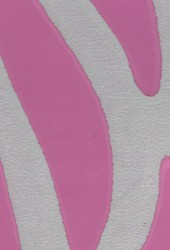
#> input picture leatherImgs/2011_3_16_17_19_54_9875.jpg, 170 x 250 px; its folder holds 4 pictures in this run; the run also reads 1 picture not shown here
$ python gaborSearch.py   (older library calls are emulated)
#> lines starting #> are read from the running program, lines starting #| are printed output that depends on the picture
### tools/imtools.py
import os
from PIL import Image
from pylab import *
from numpy import *


def get_imlist(path):
    # return [os.path.join(path,f) for f in os.listdir(path) if f.endswith('.jpg')]
    return [os.path.join(path,f) for f in os.listdir(path)]


# [77 lines left out: functions compute_average, convert_to_grayscale, imresize, histeq, plot_2D_boundary, not called in this run]

### gaborSearch.py
# -*- coding: utf-8 -*-

from __future__ import print_function

import matplotlib
import matplotlib.pyplot as plt
import numpy as np
from scipy import ndimage as nd

from skimage import data
from skimage.util import img_as_float
from skimage.filters import gabor_kernel

from tools.imtools import get_imlist
from skimage import io

# import PIL and pylab for plotting
from PIL import Image
from pylab import *


def compute_feats(image, kernels):
    feats = np.zeros((len(kernels), 2), dtype=np.double)
    for k, kernel in enumerate(kernels):
        filtered = nd.convolve(image, kernel, mode='wrap')
        feats[k, 0] = filtered.mean()
        feats[k, 1] = filtered.var()
    return feats


# [9 lines of commented-out code are left out]

def rank(feats, ref_feats):
	dis = []
	for i in range(ref_feats.shape[0]):
		error = np.sum((feats - ref_feats[i, :])**2)
		dis = dis+[error]
		rankResult = sorted(range(len(dis)), key=lambda k: dis[k])
	return rankResult


# prepare filter bank kernels
kernels = []
for theta in range(4):
    theta = theta / 4. * np.pi
    for sigma in (1, 3):
        for frequency in (0.05, 0.25):
            kernel = np.real(gabor_kernel(frequency, theta=theta,
                                          sigma_x=sigma, sigma_y=sigma))
            kernels.append(kernel)


imlist = get_imlist('./leatherImgs/')

shrink = (slice(0, None, 3), slice(0, None, 3))
# [5 lines of commented-out code are left out]
images = ()
for index,imName in enumerate(imlist):
    img = img_as_float(io.imread(imName, as_grey=True))[shrink]
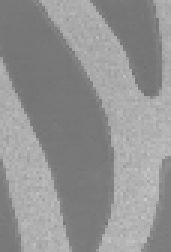
#> img: shape (84, 57) float64 (shown 3 times larger); min 0.446, max 0.796, mean 0.577
    images = images+(img,)
#> pass 2 of the loop `for index,imName in enumerate(imlist):`:
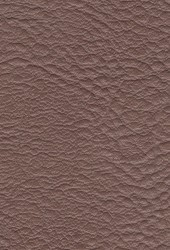
#> input picture leatherImgs/2011_3_16_17_24_2_8715.jpg, 170 x 250 px
#> `img = img_as_float(io.imread(imName, as_grey=True))[shrink]`:
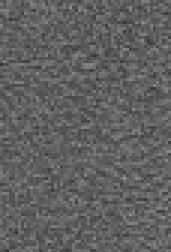
#> img: shape (84, 57) float64 (shown 3 times larger); min 0.203, max 0.575, mean 0.381
#> pass 3 of the loop `for index,imName in enumerate(imlist):`:
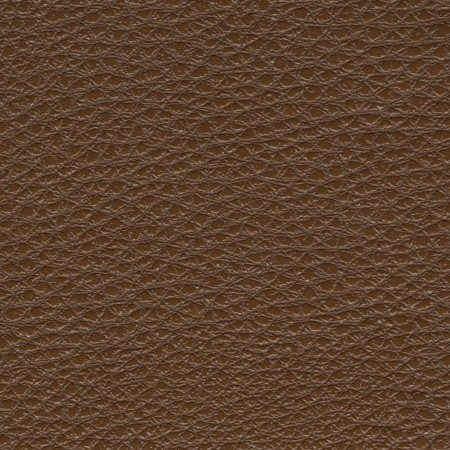
#> input picture leatherImgs/2011_3_18_15_16_47_5870.jpg, 450 x 450 px
#> `img = img_as_float(io.imread(imName, as_grey=True))[shrink]`:
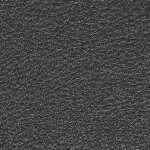
#> img: shape (150, 150) float64; min 0.1, max 0.604, mean 0.274
#> the loop made 4 passes; the first 3 are shown

# [5 lines of commented-out code are left out]
ref_feats = np.zeros((len(images), len(kernels), 2), dtype=np.double)
for index,im in enumerate(images):
    ref_feats[index, :, :] = compute_feats(im, kernels) # ref_feats numpy.ndarray
#> this loop made 4 passes

print('original: brick, match result: ', end='')
feats = compute_feats(images[1], kernels)
#> the loop in compute_feats (call 5), `for k, kernel in enumerate(kernels):` made 16 passes
#> pass 1, in compute_feats (call 5), `filtered = nd.convolve(image, kernel, mode='wrap')`:
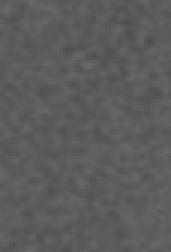
#> filtered: shape (84, 57) float64 (shown 3 times larger); min 0.307, max 0.415, mean 0.362
#> pass 2, in compute_feats (call 5), `filtered = nd.convolve(image, kernel, mode='wrap')`:
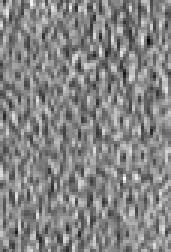
#> filtered: shape (84, 57) float64 (shown 3 times larger); min 0.0673, max 0.15, mean 0.111; drawn with min black and max white
#> pass 3, in compute_feats (call 5), `filtered = nd.convolve(image, kernel, mode='wrap')`:
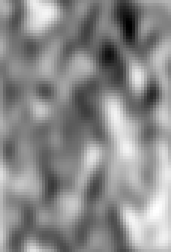
#> filtered: shape (84, 57) float64 (shown 3 times larger); min 0.23, max 0.256, mean 0.244; drawn with min black and max white
#> after the loop in compute_feats (call 5), `for k, kernel in enumerate(kernels):`: feats = 16 rows, first 8: [0.362, 0.000248], [0.111, 0.00013], [0.244, 2.04e-05], [0.000364, 9.98e-06], [0.362, 0.00025], [0.111, 0.000157], [0.246, 1.99e-05], [5.87e-05, 1.7e-05]
rankRes = rank(feats, ref_feats)
#> the loop in rank, `for i in range(ref_feats.shape[0]):` made 4 passes
#> (error, dis, rankResult) on passes 1 to 4: (0.217, [0.217], [0]), (0, [0.217, 0], [1, 0]), (0.0634, [0.217, 0, 0.0634], [1, 2, 0]), (0.856, [0.217, 0, 0.0634, 0.856], [1, 2, 0, 3])
#> rankRes = [1, 2, 0, 3]

# Plot search result images

figure()
nbr_results = len(rankRes)
#> nbr_results = 4
i = 1
for index in rankRes:
    subplot(5,floor(nbr_results/4),i)
    rgbImg = io.imread(imlist[index])
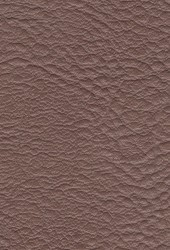
#> rgbImg: shape (250, 170, 3); mean R, G, B 118.7, 91.5, 86.6
    imshow(rgbImg)
    axis('off')
    i = i+1
#> pass 2 of the loop `for index in rankRes:`:
#> `rgbImg = io.imread(imlist[index])`:
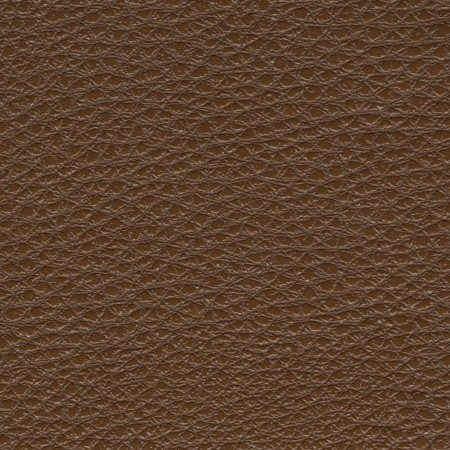
#> rgbImg: shape (450, 450, 3); mean R, G, B 92.6, 65.8, 46.1
#> pass 3 of the loop `for index in rankRes:`:
#> `rgbImg = io.imread(imlist[index])`:
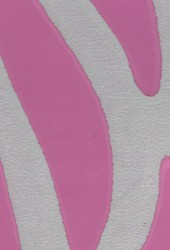
#> rgbImg: shape (250, 170, 3); mean R, G, B 178.9, 136.6, 159.5
#> the loop made 4 passes; the first 3 are shown
show()
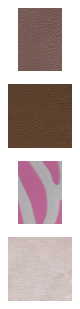
#> figure drawn by matplotlib, 4 panels
